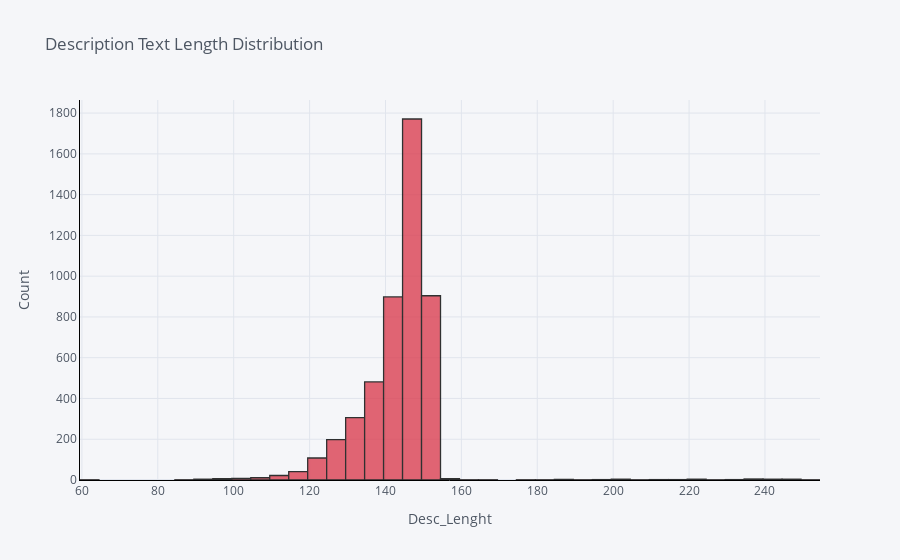

Notebook cell for this chart:
### Code cell
df['desc_len'].iplot(kind='hist',colors='red',bins=50,xTitle='Desc_Lenght',yTitle='Count',linecolor='black',title='Description Text Length Distribution')

### Figure 1 — Plotly figure (JSON) as saved in the notebook; plotly's stock layout.template omitted (floating-point values rounded to 4 significant figures; data arrays with more than 128 entries replaced by an {"elided": "..."} marker saying what was removed)
{"data": [{"histfunc": "count", "histnorm": "", "marker": {"color": "rgba(219, 64, 82, 1.0)", "line": {"color": "#000000", "width": 1.3}}, "name": "desc_len", "nbinsx": 50, "opacity": 0.8, "orientation": "v", "type": "histogram", "x": {"elided": "4808 int values"}}], "layout": {"barmode": "overlay", "legend": {"bgcolor": "#F5F6F9", "font": {"color": "#4D5663"}}, "paper_bgcolor": "#F5F6F9", "plot_bgcolor": "#F5F6F9", "title": {"font": {"color": "#4D5663"}, "text": "Description Text Length Distribution"}, "xaxis": {"gridcolor": "#E1E5ED", "linecolor": "black", "showgrid": true, "tickfont": {"color": "#4D5663"}, "title": {"font": {"color": "#4D5663"}, "text": "Desc_Lenght"}, "zerolinecolor": "#E1E5ED"}, "yaxis": {"gridcolor": "#E1E5ED", "linecolor": "black", "showgrid": true, "tickfont": {"color": "#4D5663"}, "title": {"font": {"color": "#4D5663"}, "text": "Count"}, "zerolinecolor": "#E1E5ED"}}}
